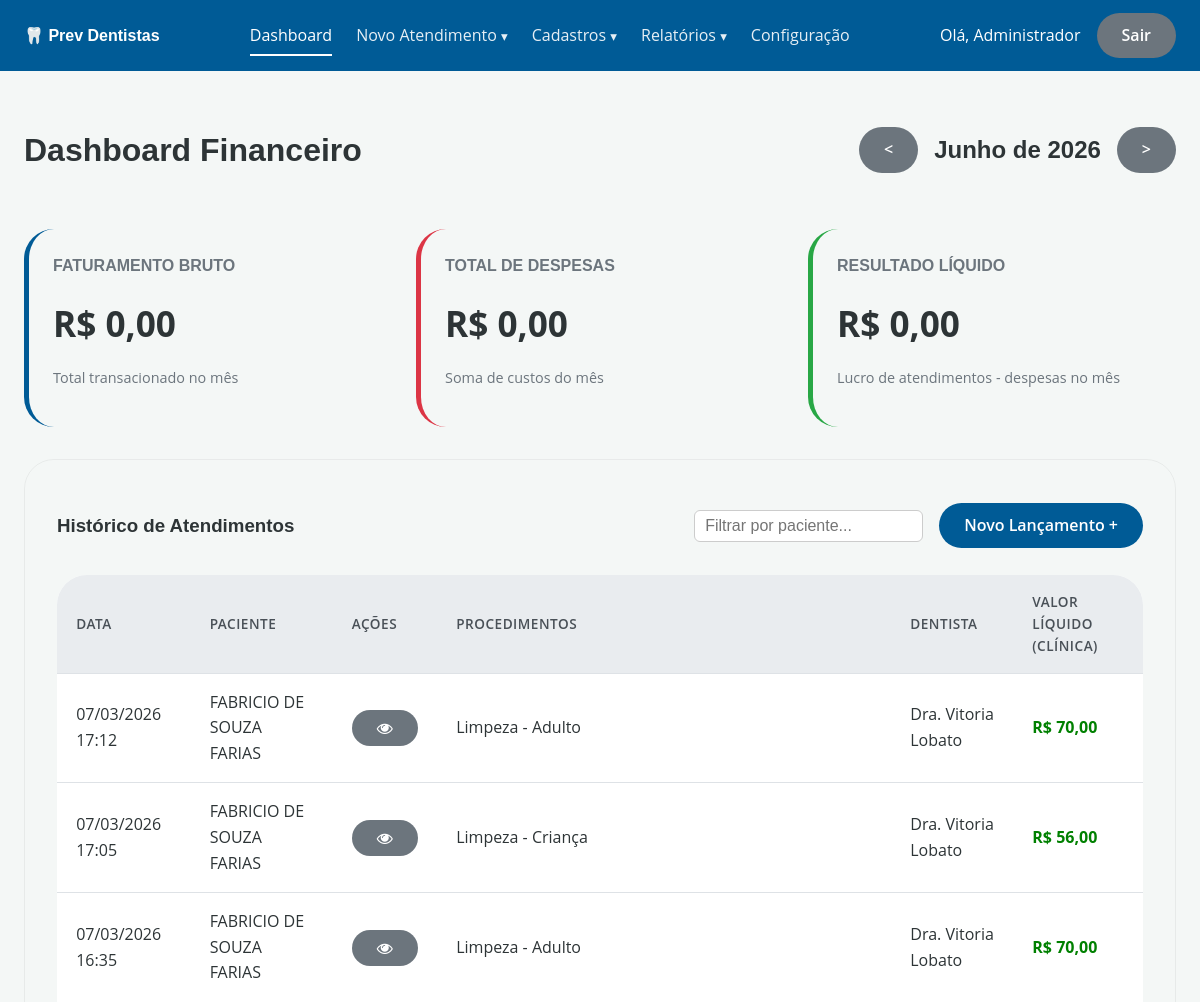
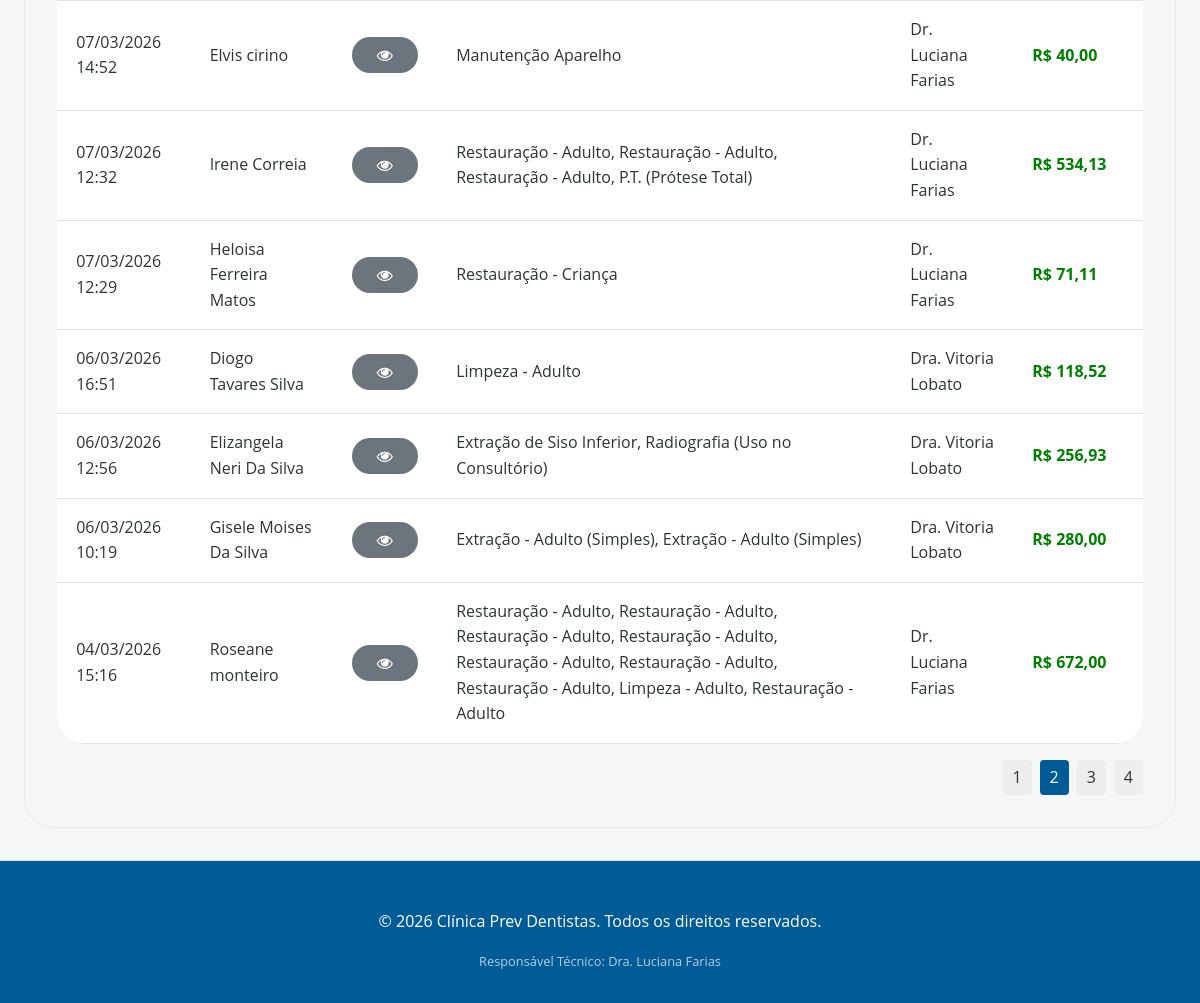
Page /public/?rota=painel&pagina=2 (signed in) on the committed database (2 pictures, top to bottom).
### tables this page shows
CREATE TABLE IF NOT EXISTS `atendimentos` (
  `id` int NOT NULL AUTO_INCREMENT,
  `paciente_id` int NOT NULL,
  `id_dentista` int NOT NULL,
  `data_atendimento` datetime NOT NULL,
  `valor_total` decimal(10,2) DEFAULT '0.00',
  `taxa_cartao` decimal(10,2) DEFAULT '0.00',
  `valor_liquido_clinica` decimal(10,2) DEFAULT '0.00',
  `custo_auxiliar` decimal(10,2) NOT NULL DEFAULT '0.00',
  `comissao_dentista` decimal(10,2) DEFAULT '0.00',
  `status_pagamento` varchar(30) DEFAULT NULL,
  `url_arquivo` text,
  `criado_em` timestamp NULL DEFAULT CURRENT_TIMESTAMP,
  PRIMARY KEY (`id`),
  KEY `id_dentista` (`id_dentista`),
  KEY `paciente_id` (`paciente_id`)
);

CREATE TABLE IF NOT EXISTS `pacientes` (
  `id` int NOT NULL AUTO_INCREMENT,
  `nome` varchar(255) NOT NULL,
  `cpf` varchar(20) DEFAULT NULL,
  `data_nascimento` date DEFAULT NULL,
  `email` varchar(255) DEFAULT NULL,
  `telefone` varchar(20) DEFAULT NULL,
  `cep` varchar(10) DEFAULT NULL,
  `endereco` varchar(255) DEFAULT NULL,
  `numero` varchar(20) DEFAULT NULL,
  `complemento` varchar(100) DEFAULT NULL,
  `bairro` varchar(100) DEFAULT NULL,
  `cidade` varchar(100) DEFAULT NULL,
  `estado` varchar(2) DEFAULT NULL,
  `foto_paciente` varchar(255) DEFAULT NULL,
  `created_at` timestamp NULL DEFAULT CURRENT_TIMESTAMP,
  `updated_at` timestamp NULL DEFAULT CURRENT_TIMESTAMP ON UPDATE CURRENT_TIMESTAMP,
  PRIMARY KEY (`id`),
  UNIQUE KEY `cpf` (`cpf`)
);

CREATE TABLE IF NOT EXISTS `usuarios` (
  `id` int NOT NULL AUTO_INCREMENT,
  `nome` varchar(100) NOT NULL,
  `login` varchar(50) NOT NULL,
  `senha` varchar(255) NOT NULL,
  `perfil` enum('proprietario','recepcionista','dentista') NOT NULL,
  `criado_em` timestamp NULL DEFAULT CURRENT_TIMESTAMP,
  PRIMARY KEY (`id`),
  UNIQUE KEY `login` (`login`)
);

### src/Controller/PainelController.php (called while the page is built, shortened)
<?php
class PainelController
{
    public function index(): void
    {
        $atendimentoModel = new AtendimentoModel($this->pdo);
        $despesaModel     = new DespesaModel($this->pdo);
        $mes_selecionado = isset($_GET['mes']) ? $_GET['mes'] : date('Y-m');
        $dataInicio    = date('Y-m-01', strtotime($mes_selecionado));
        $dataFim       = date('Y-m-t',  strtotime($mes_selecionado));
        $mes_anterior  = date('Y-m', strtotime($dataInicio . ' -1 month'));
        $mes_proximo   = date('Y-m', strtotime($dataInicio . ' +1 month'));
        $faturamentoBruto = $atendimentoModel->faturamentoBruto($dataInicio . ' 00:00:00', $dataFim . ' 23:59:59');
        $lucroLiquido     = $atendimentoModel->lucroLiquido($dataInicio . ' 00:00:00', $dataFim . ' 23:59:59');
        $totalDespesas    = $despesaModel->totalNoPeriodo($dataInicio, $dataFim);
        $busca          = trim($_GET['busca'] ?? '');
        $pagina         = max(1, (int)($_GET['pagina'] ?? 1));
        $itensPorPagina = 10;
        $offset         = ($pagina - 1) * $itensPorPagina;
        $totalRegistros      = $atendimentoModel->contarPagos($busca);
        $totalPaginas        = ceil($totalRegistros / $itensPorPagina);
        $ultimosAtendimentos = $atendimentoModel->listarPagos($busca, $itensPorPagina, $offset);
        if (class_exists('IntlDateFormatter')) {
            $formatter = new IntlDateFormatter(
                'pt_BR',
                IntlDateFormatter::FULL,
                IntlDateFormatter::NONE,
                'America/Sao_Paulo',
                IntlDateFormatter::GREGORIAN,
                "MMMM 'de' yyyy"
            );
            $mesAtual = $formatter->format(strtotime($dataInicio));
        } else {
            $meses = ['janeiro','fevereiro','março','abril','maio','junho',
                      'julho','agosto','setembro','outubro','novembro','dezembro'];
            $m = (int)date('n', strtotime($dataInicio)) - 1;
            $mesAtual = $meses[$m] . ' de ' . date('Y', strtotime($dataInicio));
        }
        require ROOT . '/src/View/layout/header.php';
        require ROOT . '/src/View/painel/index.php';
        require ROOT . '/src/View/layout/footer.php';
    }
}

### public/index.php (called while the page is built, shortened)
<?php
require_once ROOT . '/config/controle_acesso.php';
spl_autoload_register(function (string $class): void {
    $dirs = [
        ROOT . '/src/Controller/',
        ROOT . '/src/Model/',
    ];
    foreach ($dirs as $dir) {
        $file = $dir . $class . '.php';
        if (file_exists($file)) {
            return;
        }
    }
});
$rota = $_GET['rota'] ?? 'login';
[$controllerClass, $metodo, $perfis] = $rotas[$rota];
require_once ROOT . '/config/database.php';
$controller = new $controllerClass($pdo);
$controller->$metodo();

### config/controle_acesso.php (called while the page is built, shortened)
<?php
function is_admin(): bool {
    return isset($_SESSION['usuario_perfil']) && $_SESSION['usuario_perfil'] === 'proprietario';
}

### src/Model/AtendimentoModel.php (called while the page is built, shortened)
<?php
class AtendimentoModel
{
    public function faturamentoBruto(string $inicio, string $fim): float
    {
        $stmt = $this->pdo->prepare("
            SELECT COALESCE(SUM(ap.valor_procedimento), 0)
            FROM atendimento_procedimentos ap
            JOIN atendimentos a ON ap.id_atendimento = a.id
            WHERE a.data_atendimento BETWEEN ? AND ?
              AND a.status_pagamento IN ('pago','pendente')
              AND ap.status_execucao IN ('feito','finalizado','pendente')
        ");
        $stmt->execute([$inicio, $fim]);
        return (float) ($stmt->fetchColumn() ?? 0);
    }
    public function lucroLiquido(string $inicio, string $fim): float
    {
        $stmt = $this->pdo->prepare("
            SELECT SUM(valor_liquido_clinica)
            FROM atendimentos
            WHERE data_atendimento BETWEEN ? AND ?
              AND status_pagamento = 'pago'
        ");
        $stmt->execute([$inicio, $fim]);
        return (float) ($stmt->fetchColumn() ?? 0);
    }
    public function contarPagos(string $busca): int
    {
        $sql    = "SELECT COUNT(DISTINCT a.id)
                   FROM atendimentos a
                   JOIN pacientes p ON a.paciente_id = p.id
                   WHERE a.status_pagamento IN ('pago','pendente')";
        $params = [];
        $stmt = $this->pdo->prepare($sql);
        $stmt->execute($params);
        return (int) $stmt->fetchColumn();
    }
    public function listarPagos(string $busca, int $limit, int $offset): array
    {
        $sql = "
            SELECT
                a.id, a.data_atendimento,
                p.nome   AS paciente_nome,
                a.status_pagamento,
                a.taxa_cartao, a.valor_liquido_clinica,
                a.custo_auxiliar, a.comissao_dentista, a.url_arquivo,
                u.nome   AS dentista,
                SUM(CASE WHEN ap.status_execucao IN ('feito','finalizado','pendente') THEN ap.valor_procedimento ELSE 0 END) AS valor_bruto_total,
                GROUP_CONCAT(
                    CASE WHEN ap.status_execucao IN ('feito','finalizado','pendente') THEN proc.nome END
                    SEPARATOR ', '
                ) AS procedimentos
            FROM atendimentos a
            JOIN pacientes   p    ON a.paciente_id    = p.id
            JOIN usuarios    u    ON a.id_dentista     = u.id
            LEFT JOIN atendimento_procedimentos ap   ON a.id = ap.id_atendimento
            LEFT JOIN procedimentos             proc ON ap.id_procedimento = proc.id
            WHERE a.status_pagamento IN ('pago','pendente')
        ";
        $sql .= " GROUP BY a.id ORDER BY a.data_atendimento DESC LIMIT ? OFFSET ?";
        $stmt = $this->pdo->prepare($sql);
        $pos = 1;
        $stmt->bindValue($pos++, $limit,  PDO::PARAM_INT);
        $stmt->bindValue($pos,   $offset, PDO::PARAM_INT);
        $stmt->execute();
        return $stmt->fetchAll();
    }
}

### src/Model/DespesaModel.php (called while the page is built, shortened)
<?php
class DespesaModel
{
    public function totalNoPeriodo(string $dataInicio, string $dataFim): float
    {
        $stmt = $this->pdo->prepare(
            "SELECT SUM(valor) FROM despesas WHERE data_despesa BETWEEN ? AND ?"
        );
        $stmt->execute([$dataInicio, $dataFim]);
        return (float) ($stmt->fetchColumn() ?? 0);
    }
}

### src/View/painel/index.php (the view, shortened to what this page needs)
<div style="display:flex; justify-content:space-between; align-items:center;">
    <h1>Dashboard Financeiro</h1>
    <div style="display:flex; align-items:center; gap: 1rem;">
        <a href="<?= BASE_URL ?>?rota=painel&mes=<?= $mes_anterior ?>" class="btn btn-secondary" title="Mês Anterior">&lt;</a>
        <h2 style="color: var(--text-muted); margin: 0;"><?= ucfirst($mesAtual) ?></h2>
        <a href="<?= BASE_URL ?>?rota=painel&mes=<?= $mes_proximo ?>" class="btn btn-secondary" title="Próximo Mês">&gt;</a>
    </div>
</div>
<?php if (is_admin()): ?>
<div class="dashboard-grid" style="margin-top: 2rem;">
    <div class="stat-card">
        <h3>Faturamento Bruto</h3>
        <div class="stat-value">R$ <?= number_format($faturamentoBruto, 2, ',', '.') ?></div>
        <p class="text-muted">Total transacionado no mês</p>
    </div>
    <div class="stat-card" style="border-left-color: var(--danger-color);">
        <h3>Total de Despesas</h3>
        <div class="stat-value">R$ <?= number_format($totalDespesas, 2, ',', '.') ?></div>
        <p class="text-muted">Soma de custos do mês</p>
    </div>
    <div class="stat-card" style="border-left-color: var(--success-color);">
        <h3>Resultado Líquido</h3>
        <div class="stat-value">R$ <?= number_format($lucroLiquido - $totalDespesas, 2, ',', '.') ?></div>
        <p class="text-muted">Lucro de atendimentos - despesas no mês</p>
    </div>
</div>
<?php endif; ?>
<div class="card" style="margin-top: 2rem;">
    <div style="display:flex; justify-content:space-between; align-items:center;">
        <h3>Histórico de Atendimentos</h3>
        <div style="display:flex; gap: 1rem; align-items:center;">
            <div style="display:flex; gap:0.5rem; align-items:center;">
                <input type="text" id="busca_painel"
                       placeholder="Filtrar por paciente..."
                       value="<?= htmlspecialchars($busca ?? '') ?>"
                       style="padding:6px 10px; border:1px solid #ccc; border-radius:6px; min-width:220px;"
                       autocomplete="off">
            </div>
            <?php if (is_admin()): ?>
            <a href="<?= BASE_URL ?>?rota=atendimentos.novo" class="btn btn-primary">Novo Lançamento +</a>
            <?php endif; ?>
        </div>
    </div>
    <table class="mobile-card-table" id="tabela_painel" style="margin-top: 1rem;">
        <thead>
            <tr>
                <th>Data</th>
                <th>Paciente</th>
                <th>Ações</th>
                <th>Procedimentos</th>
                <th>Dentista</th>
                <?php if (is_admin()): ?>
                <th>Valor Líquido (Clínica)</th>
                <?php endif; ?>
            </tr>
        </thead>
        <tbody>
            <?php if(count($ultimosAtendimentos) > 0): ?>
                <?php foreach($ultimosAtendimentos as $at): ?>
                    <?php
                        $isNaoAplicavel = $at['status_pagamento'] === 'nao_aplicavel';
                    ?>
                <tr class="clickable-row"
                    data-id="<?= $at['id'] ?>"
                    data-data="<?= date('d/m/Y H:i', strtotime($at['data_atendimento'])) ?>"
                    data-paciente="<?= htmlspecialchars($at['paciente_nome']) ?>"
                    data-taxa-cartao="<?= $isNaoAplicavel ? 'N/A' : 'R$ ' . number_format($at['taxa_cartao'], 2, ',', '.') ?>"
                    data-custo-auxiliar="<?= $isNaoAplicavel ? 'N/A' : 'R$ ' . number_format($at['custo_auxiliar'], 2, ',', '.') ?>"
                    data-comissao-dentista="<?= $isNaoAplicavel ? 'N/A' : 'R$ ' . number_format($at['comissao_dentista'], 2, ',', '.') ?>"
                    data-procedimentos="<?= htmlspecialchars($at['procedimentos'] ?? '') ?>"
                    data-dentista="<?= htmlspecialchars($at['dentista']) ?>"
                    data-arquivo="<?= htmlspecialchars($at['url_arquivo'] ?? '') ?>"
                    data-valor="<?= $isNaoAplicavel ? 'N/A' : 'R$ ' . number_format($at['valor_liquido_clinica'], 2, ',', '.') ?>"
                    data-bruto="<?= $isNaoAplicavel ? 'N/A' : 'R$ ' . number_format($at['valor_bruto_total'] ?? 0, 2, ',', '.') ?>"
                    style="cursor: pointer;" title="Clique para ver detalhes">
                    <td data-label="Data"><?= date('d/m/Y H:i', strtotime($at['data_atendimento'])) ?></td>
                    <td data-label="Paciente"><?= htmlspecialchars($at['paciente_nome']) ?></td>
                    <td data-label="Ações">
                        <a href="<?= BASE_URL ?>?rota=recibo&id=<?= $at['id'] ?>" class="btn btn-secondary" target="_blank" title="Gerar Recibo">
                            <i class="fa fa-eye"></i>
                        </a>
                    </td>
                    <td data-label="Procedimentos"><?= htmlspecialchars($at['procedimentos'] ?? '') ?></td>
                    <td data-label="Dentista"><?= htmlspecialchars($at['dentista']) ?></td>
                    <?php if (is_admin()): ?>
                    <td data-label="Valor Líquido" style="color: green; font-weight: bold;">
                        <?= $isNaoAplicavel ? 'N/A' : 'R$ ' . number_format($at['valor_liquido_clinica'], 2, ',', '.') ?>
                    </td>
                    <?php endif; ?>
                </tr>
                <?php endforeach; ?>
            <?php else: ?>
                <tr>
                    <td colspan="5" style="padding: 20px; text-align: center;">Nenhum atendimento registrado ainda.</td>
                </tr>
            <?php endif; ?>
        </tbody>
    </table>
    <?php if ($totalPaginas > 1): ?>
    <div style="display: flex; justify-content: flex-end; margin-top: 1rem; gap: 0.5rem;">
        <?php for ($i = 1; $i <= $totalPaginas; $i++): ?>
            <?php
                $active = $i === $pagina ? 'background-color: var(--primary-color); color: white;' : 'background-color: #eee; color: #333;';
                $queryParams = $_GET;
                $queryParams['pagina'] = $i;
                $url = '?' . http_build_query($queryParams);
            ?>
            <a href="<?= $url ?>" style="padding: 5px 10px; text-decoration: none; border-radius: 4px; <?= $active ?>"><?= $i ?></a>
        <?php endfor; ?>
    </div>
    <?php endif; ?>
</div>

### rows in the picture
atendimentos: data_atendimento "07/03/2026 17:12", paciente.nome "FABRICIO DE SOUZA FARIAS", procedimentos "Limpeza - Adulto", usuarios.nome "Dra. Vitoria Lobato", valor_liquido_clinica "70,00"
atendimentos: data_atendimento "07/03/2026 17:05", paciente.nome "FABRICIO DE SOUZA FARIAS", procedimentos "Limpeza - Criança", usuarios.nome "Dra. Vitoria Lobato", valor_liquido_clinica "56,00"
atendimentos: data_atendimento "07/03/2026 16:35", paciente.nome "FABRICIO DE SOUZA FARIAS", procedimentos "Limpeza - Adulto", usuarios.nome "Dra. Vitoria Lobato", valor_liquido_clinica "70,00"
atendimentos: data_atendimento "07/03/2026 14:52", paciente.nome "Elvis cirino", procedimentos "Manutenção Aparelho", usuarios.nome "Dr. Luciana Farias", valor_liquido_clinica "40,00"
atendimentos: data_atendimento "07/03/2026 12:32", paciente.nome "Irene Correia", procedimentos "Restauração - Adulto, Restauração - Adulto, Restauração - Adulto, P.T. (Prótese Total)", usuarios.nome "Dr. Luciana Farias", valor_liquido_clinica "534,13"
atendimentos: data_atendimento "07/03/2026 12:29", paciente.nome "Heloisa Ferreira Matos", procedimentos "Restauração - Criança", usuarios.nome "Dr. Luciana Farias", valor_liquido_clinica "71,11"
atendimentos: data_atendimento "06/03/2026 16:51", paciente.nome "Diogo Tavares Silva", procedimentos "Limpeza - Adulto", usuarios.nome "Dra. Vitoria Lobato", valor_liquido_clinica "118,52"
atendimentos: data_atendimento "06/03/2026 12:56", paciente.nome "Elizangela Neri Da Silva", procedimentos "Extração de Siso Inferior, Radiografia (Uso no Consultório)", usuarios.nome "Dra. Vitoria Lobato", valor_liquido_clinica "256,93"
atendimentos: data_atendimento "06/03/2026 10:19", paciente.nome "Gisele Moises Da Silva", procedimentos "Extração - Adulto (Simples), Extração - Adulto (Simples)", usuarios.nome "Dra. Vitoria Lobato", valor_liquido_clinica "280,00"
atendimentos: data_atendimento "04/03/2026 15:16", paciente.nome "Roseane monteiro", procedimentos "Restauração - Adulto, Restauração - Adulto, Restauração - Adulto, Restauração - Adulto, Restauração - Adulto, Restauração - Adulto, Restauração - Adulto, Limpeza - Adulto, Restauração - Adulto", usuarios.nome "Dr. Luciana Farias", valor_liquido_clinica "672,00"

### other values in the picture
$_SESSION['usuario_nome'] "Administrador"
$mesAtual "Junho de 2026"
$faturamentoBruto "0,00"
$totalDespesas "0,00"
$lucroLiquido - $totalDespesas "0,00"
